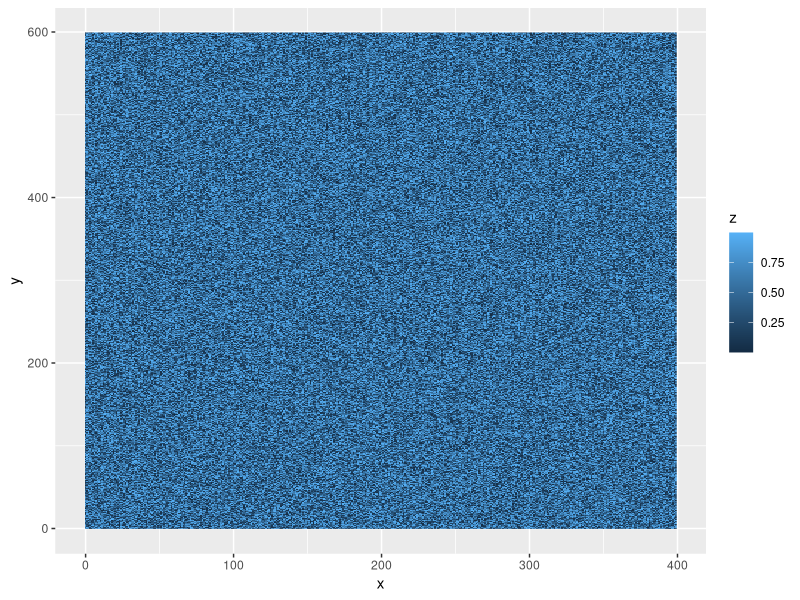
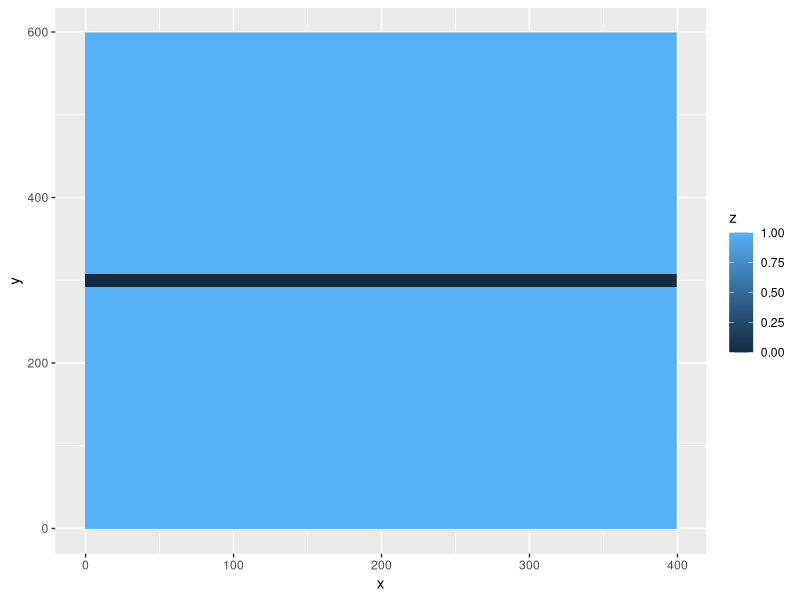
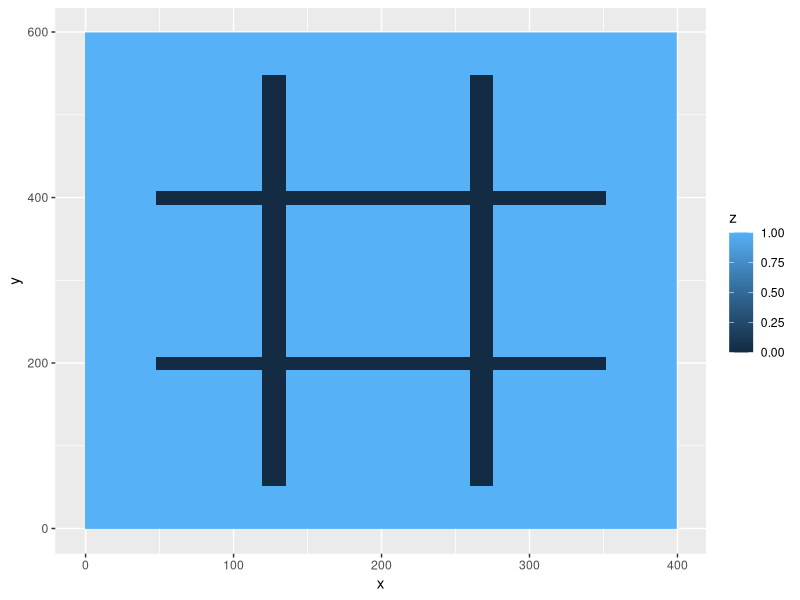
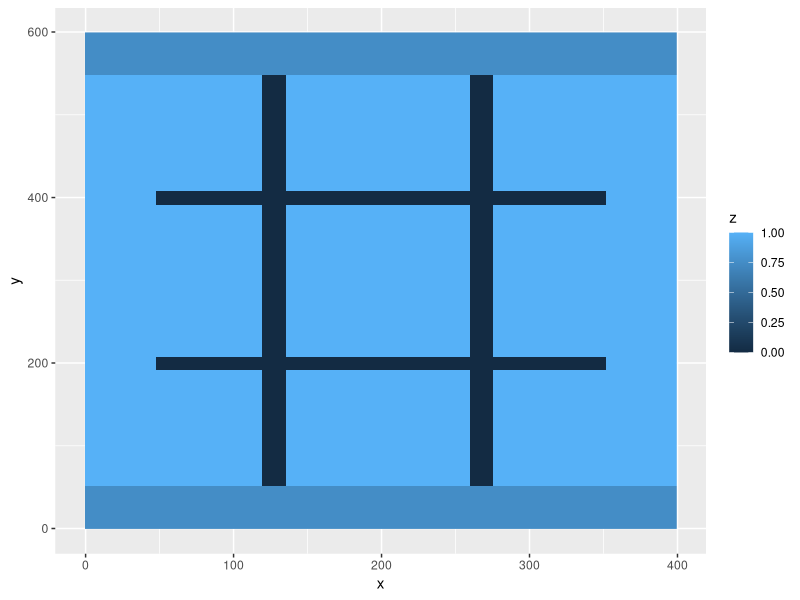
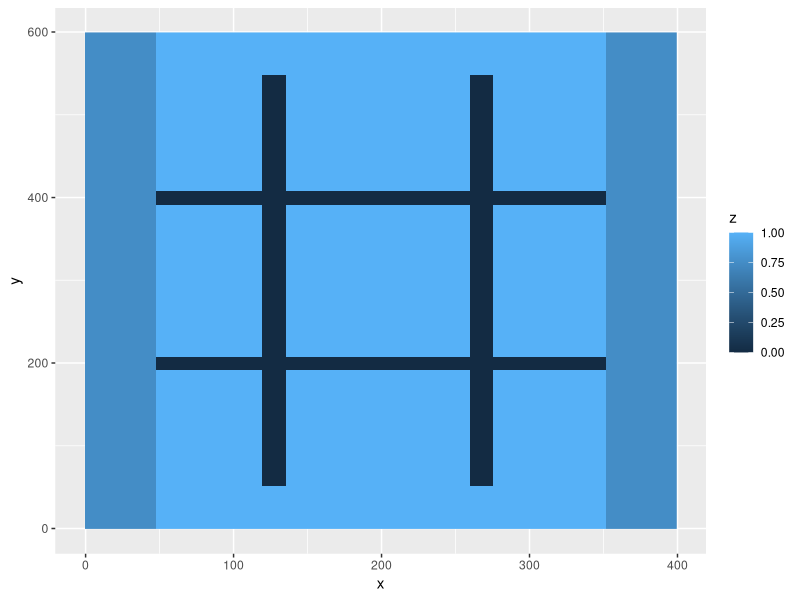
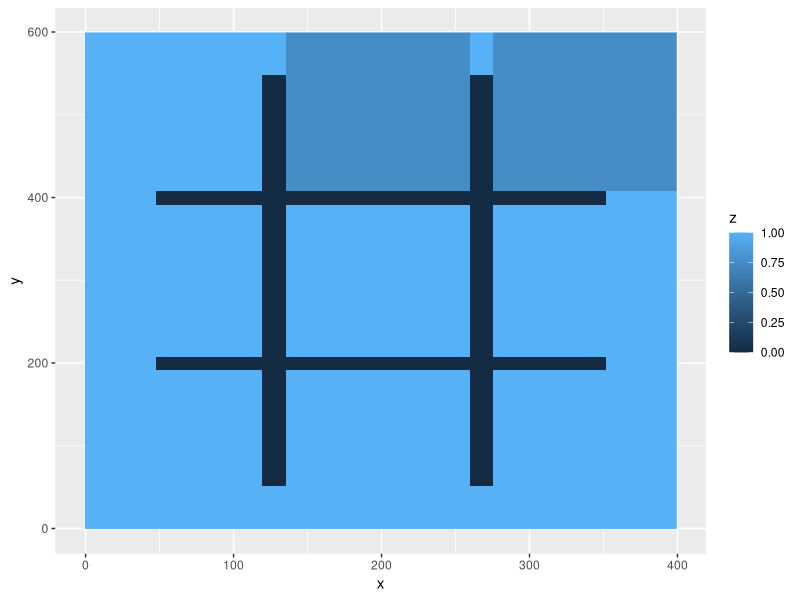
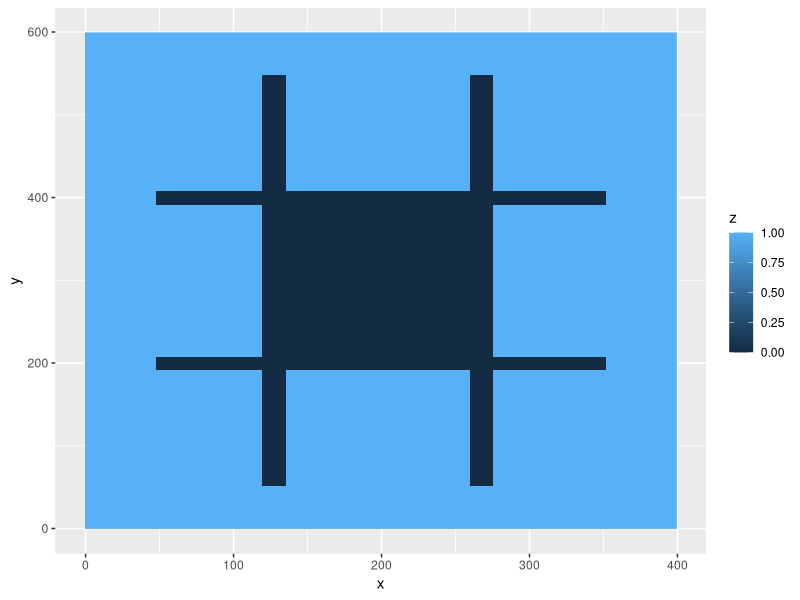

R code for these plots, in order:
## ---- chunk 1
install.packages("tidyverse")
library(ggplot2)
## ---- chunk 2
df <- expand.grid(x = 0:399, y = 0:599)
df$z <- runif(nrow(df))
ggplot(df, aes(x, y, fill = z)) + geom_raster()
## ---- chunk 3
df <- expand.grid(x = 0:399, y = 0:599)
df$z <- 1
# using test input {“0 292 399 307”}
df$z[df$x >= 0 & df$x <= 399 & df$y >= 292 & df$y <= 307] <- 0
ggplot(df, aes(x, y, fill = z)) + geom_raster()
## ---- chunk 4
#area of top
(599-307) * 400
#area of bottom
(292-0) * 400
## ---- chunk 5
setBarren <- function(df, barren_lands, val=0){
  for (bString in barren_lands){
    b <- unlist(strsplit(bString,"[ ]")) #split on spaces
    b <- as.numeric(b)                   #convert string to numbers
    df$z[df$x >= b[1] & df$x <= b[3] & df$y >= b[2] & df$y <= b[4]] <- val
  }
  return(df)
}

# reset our grid
df <- expand.grid(x = 0:399, y = 0:599)
df$z <- 1
df <- setBarren(df, c("48 192 351 207", "48 392 351 407", "120 52 135 547", "260 52 275 547"))
ggplot(df, aes(x, y, fill = z)) + geom_raster()
## ---- chunk 6
df2 <- df
df2 <- setBarren(df2, c("0 0 399 51", "0 548 399 599"), .75)
ggplot(df2, aes(x, y, fill = z)) + geom_raster()
## ---- chunk 7
df2 <- df
df2 <- setBarren(df2, c("0 0 47 599", "352 0 399 599"), .75)
ggplot(df2, aes(x, y, fill = z)) + geom_raster()
## ---- chunk 8
df2 <- df
df2 <- setBarren(df2, c("136 408 259 599", "276 408 399 599"), .75)
ggplot(df2, aes(x, y, fill = z)) + geom_raster()
## ---- chunk 9
df2 <- df
df2 <- setBarren(df2, c("136 207 259 392"))
ggplot(df2, aes(x, y, fill = z)) + geom_raster()
## ---- chunk 10
nrow(df2[df2$z==1,])
